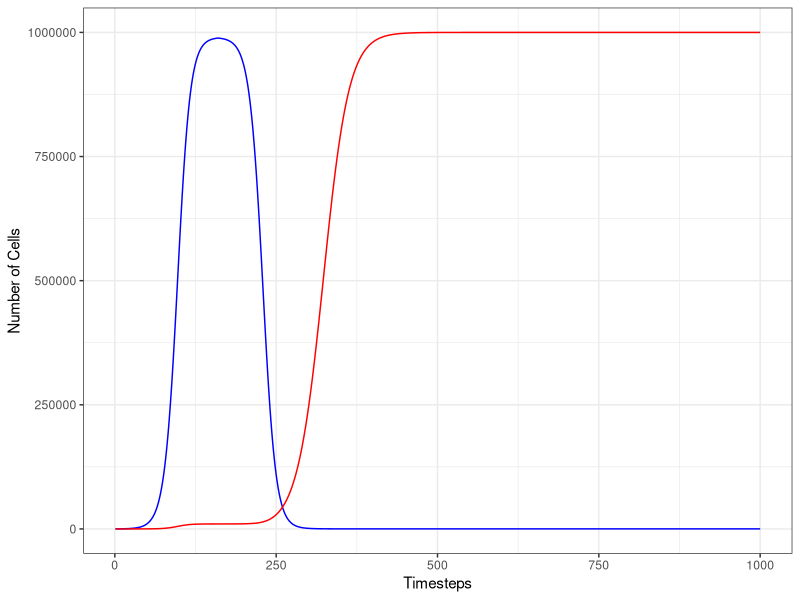
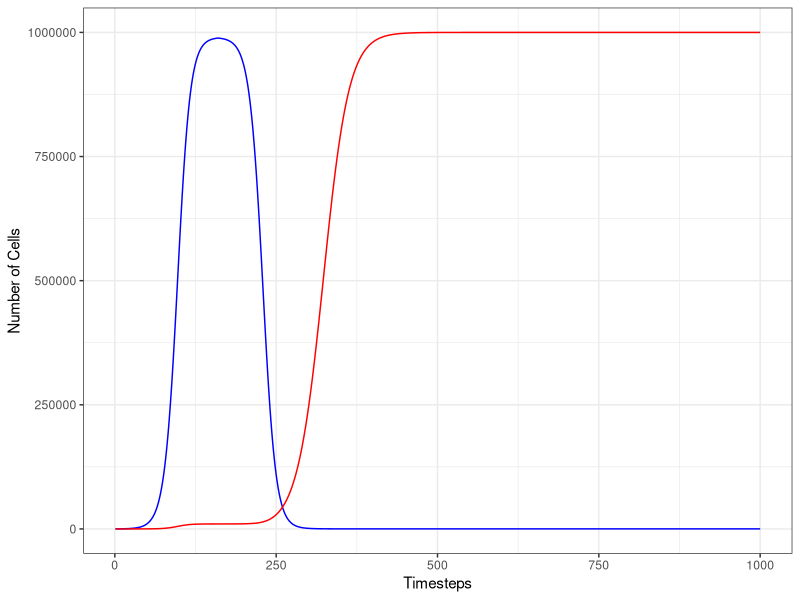

The R script that drew these images, in order:
### Exercise_10

setwd("/Users/Samantha/Documents/5_5th-Year/Biocomputing/Exercises/Exercise_10/ICB2019_Exercise10/")

## In this exercise, you will use a population model to investigate evolution of drug
## resistance in tumors. 

## Imagine a cancer cell in a tumor that spontaneously exhibited a mutation that confers
## drug resistance. The mutation does not have any positive or begative effects on growth
## rate of that sub-population when the cancer drug is absent. However, when the cancer
## drug is present, the mutant sub-population grows at 50% of its growth rate in the absence
## of the drug and the non-mutant sub-population declines rapidly. 

# The model we will use to represent the growth of the two sub-populations is this:

  # N(t+1) = Nt + rN(Nt)(1-(Nt+Mt)/K)
  # M(t+1) = Mt + rM(Mt)(1-(Nt+Mt)/K)

# Assume in the absence of the cancer drug that the cells grow at a rate of 0.1 per 
# day (rN = rM = 0.1) and the carrying capacity (K) of the tumor is one million cells.
# The mutation of a single cell occured early in the tumor growth and when it occured
# there were 100 total cells in the tumor. Drug treatment of non-mutant cells results
# in a negative growth rate of -0.1.

## Generate a script that simulates growth of the two-sub populations in the tumor to
## equilibrium followed by drug treatment. Plot your results using a line graph. 

  # Set parameters

  timesteps = 1000 

## Simulation for Cell Population Growth
  
tumorSim <- function(N0=99,M0 = 1, rN= 0.1, rM = 0.1, K=1000000, timesteps=1000){ # Parameters from problem statement)
  Nt = numeric(length=timesteps) # Creates empty vectors for normal and mutant population
  Nt[1]=N0 # First value in the vector is the initial value 
  Mt = numeric(length=timesteps)
  Mt[1]=M0
  
  for(t in 1:(timesteps-1)){
    if (t >= 160){ # The population reaches carrying capacity around timestep 160; drug treatment starts here
      rN=-0.1 # Change growth rates after drug treatment
      rM= 0.1*.5
      Nt[t+1]= Nt[t] + rN*Nt[t]*(1-((Nt[t]+Mt[t])/K))
      Mt[t+1]= Mt[t] + rM*Mt[t]*(1-((Nt[t]+Mt[t])/K))
    }else { # Growth before drug treatment
      Nt[t+1]= Nt[t] + rN*Nt[t]*(1-((Nt[t]+Mt[t])/K))
      Mt[t+1]= Mt[t] + rM*Mt[t]*(1-((Nt[t]+Mt[t])/K))
    }
  }
  popOut <- data.frame(time=1:timesteps) # Create dataframe to store population data
  popOut$Nt <- Nt # Normal cells
  popOut$Mt <- Mt # Mutant cells
  return(popOut)
}

popOut <- tumorSim() # Run simulation
 
library(ggplot2) # Load ggplot tool


## Plot the two population numbers over time 

ggplot() + geom_line(popOut, mapping = aes(x = time, y = Nt), color = 'blue') +
  geom_line(popOut, mapping = aes(x = time, y = Mt), color = 'red') + 
  xlab("Timesteps") + ylab("Number of Cells") + theme_bw()


ggsave("tumorSimPlot.jpg", last_plot()) # Save the plot as a JPEG
